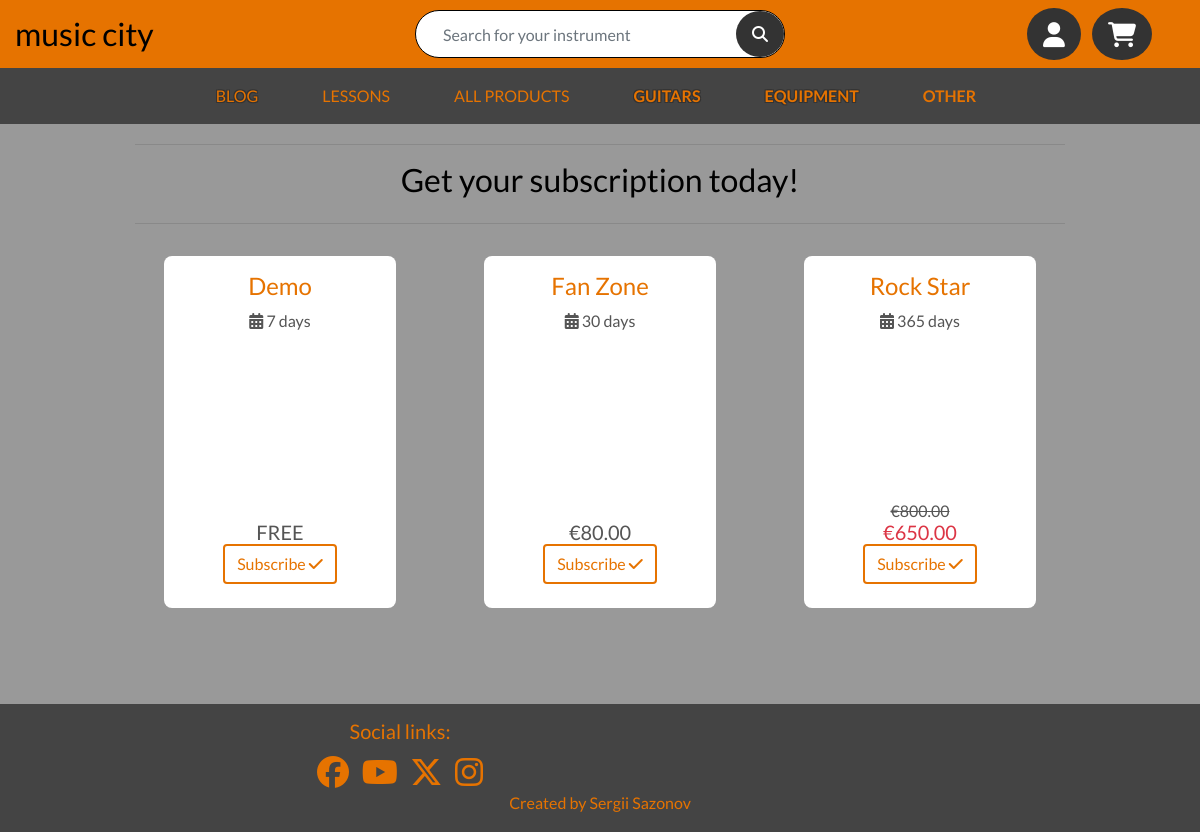
/lessons/subscription/, run on the app's committed database.
### lessons/models.py (models this page shows, shortened)
class Subscription(models.Model):
    name = models.CharField(max_length=40)
    description = models.TextField()
    duration = models.IntegerField()
    price = models.DecimalField(max_digits=6, decimal_places=2)
    promotional_price = models.DecimalField(max_digits=6, decimal_places=2, null=True, blank=True)
    is_active = models.BooleanField(default=True)
    image = CloudinaryField('image', default=None, null=True, blank=True)

### lessons/views.py (the view, shortened to what this page needs)
# urls.py: path('subscription/', views.check_subscription, name="check_subscription"),
def check_subscription(request):
    if request.user.is_superuser:  # Show all subscriptions to the admin (including disabled)
        subscriptions = Subscription.objects.all().order_by('duration')
    else:
        subscriptions = Subscription.objects.filter(is_active=True).order_by('duration')
        if request.user.is_authenticated:
            had_subscription = UserSubscription.objects.filter(user=request.user).first()
            if had_subscription:
                subscriptions = Subscription.objects.filter(is_active=True).exclude(price=0).order_by('duration')
    context = {
        'subscriptions': subscriptions,
    }
    return render(request, 'lessons/subscriptions.html', context)

### bag/contexts.py (called while the page is built, shortened)
def bag_contents(request):
    bag_items = []
    total = 0
    product_count = 0
    bag = request.session.get('bag', {})
    if total < settings.FREE_DELIVERY_THRESHOLD:
        delivery = total * Decimal(settings.STANDARD_DELIVERY_PERCENTAGE)
        free_delivery_delta = settings.FREE_DELIVERY_THRESHOLD - total
    else:
        delivery = 0
        free_delivery_delta = 0
    grand_total = total + delivery
    context = {
        'bag_items': bag_items,
        'total': total,
        'product_count': product_count,
        'delivery': delivery,
        'free_delivery_delta': free_delivery_delta,
        'free_delivery_threshold': settings.FREE_DELIVERY_THRESHOLD,
        'grand_total': grand_total,
    }
    return context

### lessons/templates/lessons/subscriptions.html (shortened to what this page needs)
{% extends "base.html" %}
{% load static %}
{% block page_header %}
    <div class="header-container">
    </div>
{% endblock %}
{% block content %}
    <div class="container">
        <hr>
        <div class="row mt-3">
            <div class="container">
                <h2 class="text-black text-center mx-3">Get your subscription today!</h2>
            </div>
        </div>
        <hr>
        <div class="row">
            {% for subscription in subscriptions %}
                <div class="col-lg col-md-6 col-sm-12 text-center">
                    <div class="container subscription-container my-3 position-relative bg-white p-3">
                        <div class="container-fluid">
                            <h4 class="highlight-color">{{ subscription.name }}</h4>
                            <p>
                                <i class="fa-solid fa-calendar-days"></i>
                                {{ subscription.duration}} days
                            </p>
                        </div>
                        {% if subscription.image %}
                            <div class="subscription-img">
                            </div>
                        {% endif %}
                        <div class="container-fluid align-bottom white-bg pb-3">
                            {% if subscription.promotional_price %}
                                <h6 class="strikethrough m-0">€{{ subscription.price }}</h6>
                                <h5 class="text-danger m-0">€{{ subscription.promotional_price }}</h5>
                            {% elif subscription.price == 0 %}
                                <h5 class="m-0">FREE</h5>
                            {% else %}
                                <h5 class="m-0">€{{ subscription.price }}</h5>
                            {% endif %}
                            {% if subscription.is_active %}
                                <a href="{% url 'buy_subscription' subscription.id %}" class="btn btn-main mb-2">
                                    <span>
                                        Subscribe
                                    </span>
                                    <span>
                                        <i class="fa-solid fa-check"></i>
                                    </span>
                                </a>
                            {% endif %}
                        </div>
                    </div>
                </div>
            {% endfor %}
        </div>
    </div>
{% endblock %}

### static/css/base.css (style rules this page uses)
html { height: 100%; }
body { color: #555; background-color: #999; font-family: 'Lato'; }
.strikethrough { text-decoration: line-through; }
.text-black { color: #000 !important; }
.header-container { padding-top: 5rem; }
.highlight-color { color: #e67300; }
.subscription-container { height: 22rem; border-radius: .5rem; }
.subscription-img { height: 9rem; width: 100%; }
.btn-main { color: #e67300 !important; background-color: initial; border: 2px solid #e67300; }
@media (min-width: 1200px) { .container { max-width: 80%; } }
@media (min-width: 992px) { .header-container { padding-top: 8rem; } }
@media (min-width: 992px) { .align-bottom { position: absolute; bottom: 0; left: 0; margin: auto 0; } }

### data on the page
Subscription: name "Demo", duration "7", price "FREE", is_active "Subscribe"
Subscription: name "Fan Zone", duration "30", price "80.00", is_active "Subscribe"
Subscription: name "Rock Star", duration "365", price "800.00", promotional_price "650.00", is_active "Subscribe"
